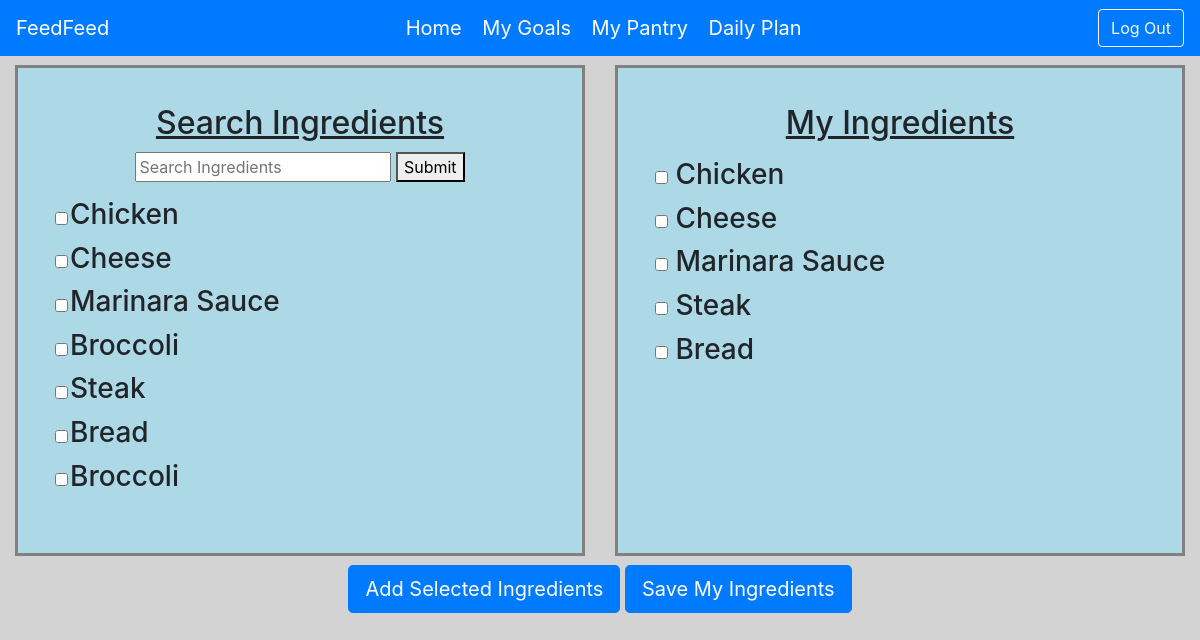
Page /mypantry/ (signed in) on the committed database.
### tables this page shows
CREATE TABLE "Ingredient" (
	"id"	INTEGER,
	"calories"	REAL,
	"protein"	REAL,
	"carbs"	REAL,
	"fat"	REAL,
	"is_meal"	INTEGER,
	"name"	TEXT,
	PRIMARY KEY("id")
);

### server.py (the view)
@app.route("/mypantry/")
def get_user_pantry():
    if(session.get("uid") is None):
        flash("Must Sign Into an Account")
        return redirect(url_for("login_get"))
    conn = sqlite3.connect("Database.db")
    c = conn.cursor()
    rows = c.execute(''' SELECT * FROM Ingredient ''')
    conn2 = sqlite3.connect("Database.db")
    s = conn2.cursor()
    ingredients = s.execute(''' SELECT DISTINCT name FROM Ingredient JOIN UserIngredients
                            ON UserIngredients.ingredient=Ingredient.id WHERE UserIngredients.user=?;''', (session['uid'],)).fetchall()
    return render_template("user_pantry.html", rows=rows, ingredients=ingredients)

### server.py (called while the page is built)
@app.teardown_appcontext
def close_connection(exception):
    db = getattr(g, "_database", None)
    if db is not None:
        db.close()

### templates/user_pantry.html (shortened to what this page needs)
{% extends "user_base.html" %}
{% block resources %}
<link rel="stylesheet" type="text/css" href="/static/styles/pantry_style.css">
{% endblock %}
{% block main %}
<div class="container-fluid">
    <div class="row">
        <div class="col-lg" id="search">
            <h2> Search Ingredients </h2>
            <div class="search-bar">
                <input type="text" id="search_text" placeholder="Search Ingredients">
                <button type="submit" id="search">Submit</button>
            </div>
            <table id="table">
                {%for entry in rows%}
                <tr value="{{entry[6]}}">
                    <td> <input class="check" type="checkbox" name="ing" id="f-add-ingredient" value="{{entry[6]}}" /> </td>
                    <td class="ingName"> <h3> {{entry[6]}} </h3> </td>
                </tr>
                {%endfor%}
            </table>
        </div>
        <div class="col-lg" id="my_ingredients">
            <h2> My Ingredients </h2>
            <table id="table2">
                {%for ingredient in ingredients%}
                <tr class="data" value="{{ingredient[0]}}">
                    <td> <h3> <input class="check2" type="checkbox" name="ing" id="f-add-ingredient" value="{{ingredient[0]}}" /> {{ingredient[0]}} </h3> </td>
                </tr>
                {%endfor%}
            </table>
        </div>
    </div>
    <div class="buttons">
        <button type="button" id="addSelected" class="btn btn-primary btn-lg">Add Selected Ingredients</button>
        <button type="button" id="submit-button" class="btn btn-primary btn-lg"> Save My Ingredients </button>
    </div>
</div>
{% endblock %}

### static/styles/pantry_style.css (style rules this page uses)
body { background-color: lightgray; }
h2 { text-align: center; text-decoration: underline; margin-bottom: 2%; }
.col-lg { background-color: lightblue; margin: 1% 1.5% 1% 1.5%; padding: 3%; outline-style: solid; outline-color: gray; }
table { margin-top: 3%; margin-bottom: 3%; }
.buttons { text-align: center; }
.search-bar { text-align: center; }

### rows in the picture
Ingredient: name "Chicken"
Ingredient: name "Cheese"
Ingredient: name "Marinara Sauce"
Ingredient: name "Broccoli"
Ingredient: name "Steak"
Ingredient: name "Bread"
Ingredient: name "Broccoli"

### other values in the picture
{{ ingredient[0] }} "Chicken" "Cheese" "Marinara Sauce" "Steak" "Bread"
